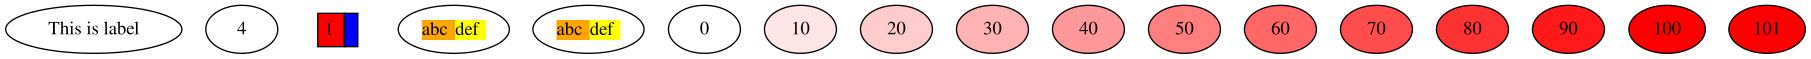

Source code (Python):
import subprocess
import graphviz


g = graphviz.Digraph('G', filename='example.dot', format="svg")



# g.edge("A","B",dir="both",color="red:blue")
# g.node("C",style="filled",fillcolor="blue",shape="circle")
g.node(name="""a dummy""",label="""This is label""")

g.node(name="4" ,tooltip="""<
    <table BORDER="0" CELLBORDER="1" CELLSPACING="0" CELLPADDING="4"> 
        <tr>
            <td bgcolor="red" port="L">1</td>
            <td bgcolor="blue" port="R"></td>
        </tr>   
     </table>         >""")
g.node("C",shape="none", label="""<
    <table BORDER="0" CELLBORDER="1" CELLSPACING="0" CELLPADDING="4"> 
        <tr>
            <td bgcolor="red" port="L">1</td>
            <td bgcolor="blue" port="R"></td>
        </tr>   
     </table>         >""")

g.node('b',label="""<
<table cellpadding="0" cellborder="0" cellspacing="0" border="0">
<tr>
<td bgcolor="orange">abc</td>
<td bgcolor="yellow">def</td>
</tr>
</table>
>""")

g.node('A', label="""<
<table cellpadding="0" cellborder="0" cellspacing="0" border="0" >
<tr>
<td bgcolor="orange" >abc</td>
<td bgcolor="yellow">def</td>
</tr>
</table>
>""")

def rgb_to_hsv(r, g, b):
  
    # R, G, B values are divided by 255
    # to change the range from 0..255 to 0..1:
    r, g, b = r / 255.0, g / 255.0, b / 255.0
  
    # h, s, v = hue, saturation, value
    cmax = max(r, g, b)    # maximum of r, g, b
    cmin = min(r, g, b)    # minimum of r, g, b
    diff = cmax-cmin       # diff of cmax and cmin.
  
    # if cmax and cmax are equal then h = 0
    if cmax == cmin: 
        h = 0
      
    # if cmax equal r then compute h
    elif cmax == r: 
        h = (60 * ((g - b) / diff) + 360) % 360
  
    # if cmax equal g then compute h
    elif cmax == g:
        h = (60 * ((b - r) / diff) + 120) % 360
  
    # if cmax equal b then compute h
    elif cmax == b:
        h = (60 * ((r - g) / diff) + 240) % 360
  
    # if cmax equal zero
    if cmax == 0:
        s = 0
    else:
        s = (diff / cmax) * 100
  
    # compute v
    v = cmax * 100
    # print([h/100.0,s/100.0,v/100.0])
    return [h, s, v]

def gradient(err_prcnt,color="red"):
    h,s,v = rgb_to_hsv(255 - err_prcnt * 255.0/100.0, 255, 255)
    print (f"{h/100.0} {s/100.0} {v/100.0}")
    return f"{h/100.0} {s/100.0} {v/100.0}"

def gradient2(err_prcnt,color="red"):
    h,s,v = rgb_to_hsv(255 - 0 * 255.0/100.0,0,0)
    print (f"{h/100.0} {s/100.0} {v/100.0}")
    return f"{h/100.0} {s/100.0} {v/100.0}"


g.node("0",fillcolor=gradient(0), style="filled")
g.node("10",fillcolor=gradient(10), style="filled")
g.node("20",fillcolor=gradient(20), style="filled")
g.node("30",fillcolor=gradient(30), style="filled")
g.node("40",fillcolor=gradient(40), style="filled")
g.node("50",fillcolor=gradient(50), style="filled")
g.node("60",fillcolor=gradient(60), style="filled")
g.node("70",fillcolor=gradient(70), style="filled")
g.node("80",fillcolor=gradient(80), style="filled")
g.node("90",fillcolor=gradient(90), style="filled")
g.node("100",fillcolor=gradient(100), style="filled")
g.node("101",fillcolor=gradient2(100), style="filled")

# g.edge("B","C", penwidth="2.55")
# g.edge("C","D",weight="3")
# g.node('C')



# g.render(filename="example.dot")
# subprocess.run(["dot", "-Tsvg", "png" , "./dot.gv" ,"-o", "./dot.svg"])
g.render(outfile="example.svg")
